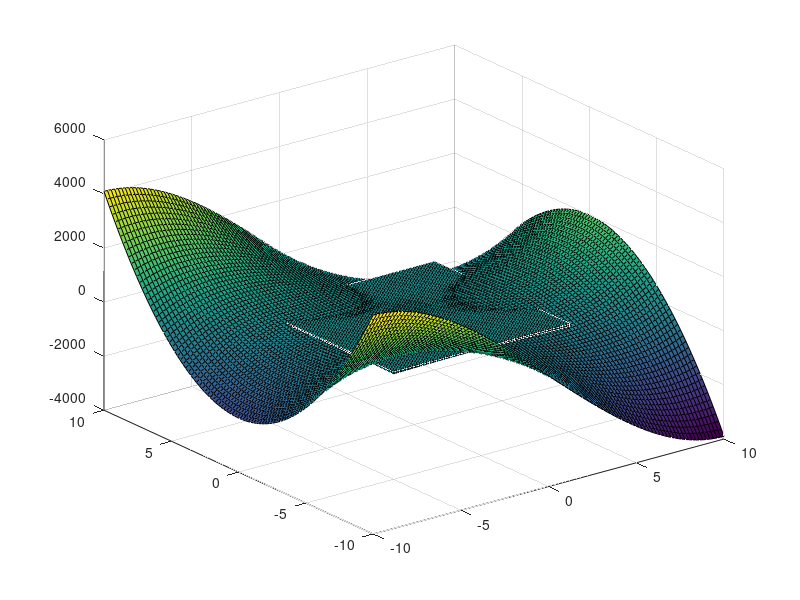

This chart was generated by the following MATLAB code:
% Q3.2

%% 3D surface plot:

len=100;
x= linspace(-5,5,len);
y= linspace(-5,5,len);
fx = zeros(len);
for i=1:len
for j=1:len
fx(i,j)=exp(-2*x(i)*x(i)-2*y(j)*y(j)+4*x(i)+2*y(j)-3);
end
end
surf(x,y,fx)

%% Tangent on surface:

a=1;b=1;
Fx = exp(-2*a*a-2*b*b+4*a+2*b-3)
p=100;
tangent = ones(p);
for i=1:100
for j=1:100
tangent(i,j)=Fx*(1+(4-4*x(i))*(x(i)-a)+(2-4*y(j)*(y(j)-b)));
end
end
surf(x,y,fx);
hold on;
surf(x,y,tangent);


% Q3.3

x=linspace(-10,10,100);
y=linspace(-10,10,100);
z=zeros(100);
for i=1:100
for j=1:100
z(i,j)=(x(i)^2)-6*(x(i)^2)*y(j)+2*(y(j)^3);
end
end
surf(x,y,z)

